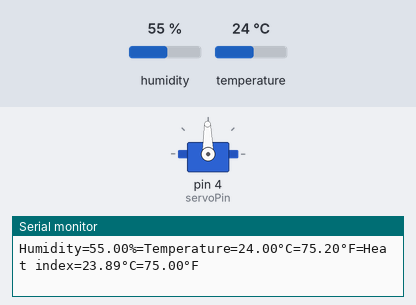
Recording of a sketch running on a simulated Arduino Uno, built with avr-gcc and run on an emulated ATmega328P. Shown: servo, the last lines printed to the serial monitor. Inputs (shaded band) come from the test bench; at power-on: temperature 24 °C, humidity 55 %.

Above: at 5.8 s.
5.9 s: temperature set to 12 °C
At 11.5 s:
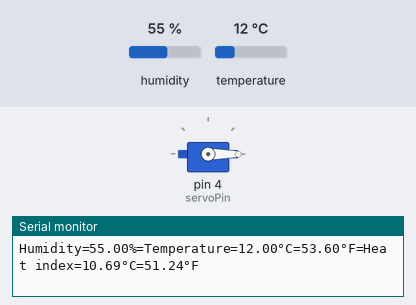
11.9 s: temperature set to 19 °C
At 15.4 s:
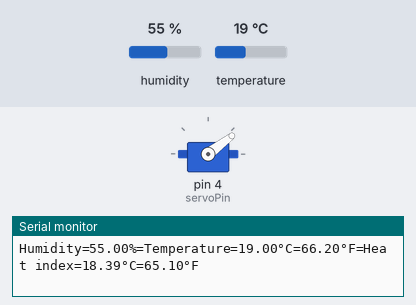
17.9 s: temperature set to 28 °C
At 20.5 s:
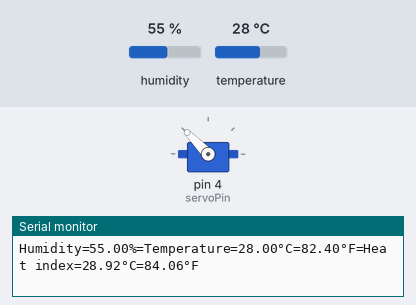
23.9 s: temperature set to 33 °C
At 25.6 s:
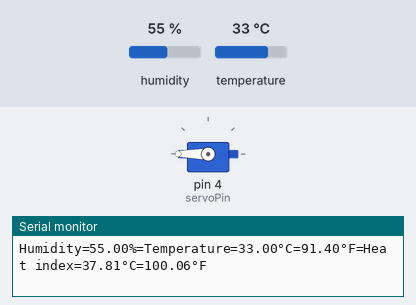
Timing chart, 0 to 27.1 s (numbered marks = the images above; inputs shaded):
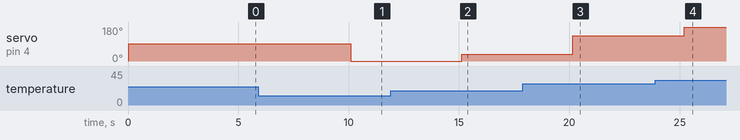

The sketch:

TEMPHUM.ino
```cpp
#include <DHT.h>
#include <Servo.h>

Servo servo;

#define servoPin 4
#define DHTPIN 2
#define DHTTYPE DHT11

DHT dht(DHTPIN, DHTTYPE);


void setup() {
  Serial.begin(9600);
  servo.attach(servoPin);
  servo.write(2);
  Serial.println(F("DHT11 test!"));
  dht.begin();
}

void loop() {
  float h = dht.readHumidity();
  float t = dht.readTemperature();
  float f = dht.readTemperature(true);

  if (isnan(h) || isnan(t) || isnan(f)) {
    Serial.println(F("Failed to read from DHT sensor!"));
    return;
  }

  float ratio = ((f-60)/30)*180;
  servo.write(ratio);

  float hif = dht.computeHeatIndex(f, h);
  float hic = dht.computeHeatIndex(t, h, false);

  Serial.print(F("Humidity="));
  Serial.print(h);
  Serial.print(F("%=Temperature="));
  Serial.print(t);
  Serial.print(F("°C="));
  Serial.print(f);
  Serial.print(F("°F=Heat index="));
  Serial.print(hic);
  Serial.print(F("°C="));
  Serial.print(hif);
  Serial.println(F("°F"));

  delay(5000);

}
```

Measured:
- after the input at 5.9 s, servo on pin 4 (servoPin): 91° → 0° after 4.2 s
- after the input at 11.9 s, servo on pin 4 (servoPin): 0° → 37° after 3.2 s
- after the input at 17.9 s, servo on pin 4 (servoPin): 37° → 134° after 2.3 s
- after the input at 23.9 s, servo on pin 4 (servoPin): 134° → 180° after 1.3 s
